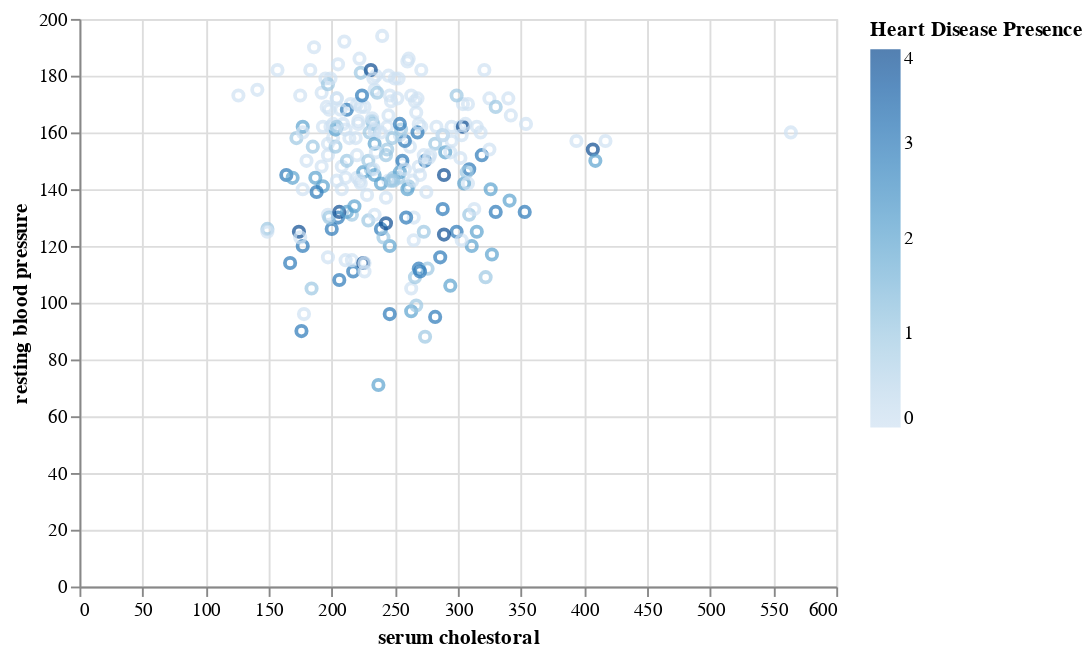

Notebook source saved alongside this figure:
### Code cell
chol_thalach_plot = alt.Chart(cleveland_train).mark_point().encode(
    x = alt.X("chol", title = "serum cholestoral"),
    y = alt.Y('thalach', title = "resting blood pressure"),
    color = alt.Color("heart_disease_presence", title = "Heart Disease Presence")
)
chol_thalach_plot

### Figure 1 — Vega-Lite specification as saved in the notebook (floating-point values rounded to 4 significant figures; data arrays with more than 128 entries replaced by an {"elided": "..."} marker saying what was removed)
{"config": {"view": {"continuousWidth": 400, "continuousHeight": 300}}, "data": {"name": "data-2f4852ee1af2b8cf26a07939a39c8b20"}, "mark": "point", "encoding": {"color": {"field": "heart_disease_presence", "title": "Heart Disease Presence", "type": "quantitative"}, "x": {"field": "chol", "title": "serum cholestoral", "type": "quantitative"}, "y": {"field": "thalach", "title": "resting blood pressure", "type": "quantitative"}}, "$schema": "https://vega.github.io/schema/vega-lite/v4.17.0.json", "datasets": {"data-2f4852ee1af2b8cf26a07939a39c8b20": {"elided": "227 records"}}}
